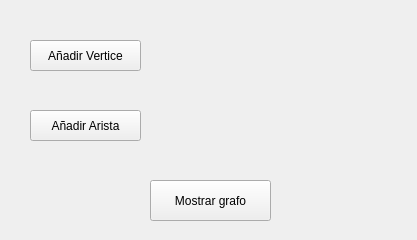
<?xml version="1.0" encoding="UTF-8"?>
<ui version="4.0">
 <class>Widget</class>
 <widget class="QWidget" name="Widget">
  <property name="geometry">
   <rect>
    <x>0</x>
    <y>0</y>
    <width>417</width>
    <height>240</height>
   </rect>
  </property>
  <property name="windowTitle">
   <string>Widget</string>
  </property>
  <widget class="QPushButton" name="VertBut">
   <property name="geometry">
    <rect>
     <x>30</x>
     <y>40</y>
     <width>111</width>
     <height>31</height>
    </rect>
   </property>
   <property name="text">
    <string>Añadir Vertice</string>
   </property>
  </widget>
  <widget class="QPushButton" name="AristaBut">
   <property name="geometry">
    <rect>
     <x>30</x>
     <y>110</y>
     <width>111</width>
     <height>31</height>
    </rect>
   </property>
   <property name="text">
    <string>Añadir Arista</string>
   </property>
  </widget>
  <widget class="QPushButton" name="pushButton">
   <property name="geometry">
    <rect>
     <x>150</x>
     <y>180</y>
     <width>121</width>
     <height>41</height>
    </rect>
   </property>
   <property name="text">
    <string>Mostrar grafo</string>
   </property>
  </widget>
 </widget>
 <resources/>
 <connections/>
</ui>
